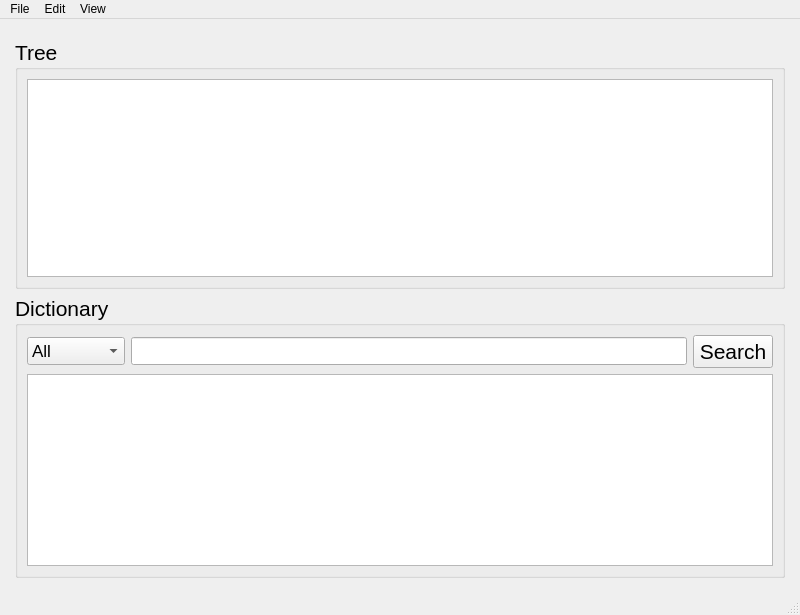
<?xml version="1.0" encoding="UTF-8"?>
<ui version="4.0">
 <class>MainWindow</class>
 <widget class="QMainWindow" name="MainWindow">
  <property name="geometry">
   <rect>
    <x>0</x>
    <y>0</y>
    <width>800</width>
    <height>615</height>
   </rect>
  </property>
  <property name="focusPolicy">
   <enum>Qt::NoFocus</enum>
  </property>
  <property name="windowTitle">
   <string>Aulë</string>
  </property>
  <widget class="QWidget" name="centralwidget">
   <layout class="QGridLayout" name="gridLayout">
    <property name="leftMargin">
     <number>15</number>
    </property>
    <property name="topMargin">
     <number>20</number>
    </property>
    <property name="rightMargin">
     <number>15</number>
    </property>
    <property name="bottomMargin">
     <number>15</number>
    </property>
    <item row="1" column="0">
     <widget class="QGroupBox" name="dictGroup">
      <property name="font">
       <font>
        <pointsize>16</pointsize>
       </font>
      </property>
      <property name="title">
       <string>Dictionary</string>
      </property>
      <layout class="QGridLayout" name="gridLayout_5">
       <item row="0" column="1">
        <widget class="QLineEdit" name="lineEdit">
         <property name="font">
          <font>
           <pointsize>13</pointsize>
          </font>
         </property>
         <property name="focusPolicy">
          <enum>Qt::NoFocus</enum>
         </property>
        </widget>
       </item>
       <item row="0" column="0">
        <widget class="QComboBox" name="comboBox">
         <property name="font">
          <font>
           <pointsize>13</pointsize>
          </font>
         </property>
         <property name="focusPolicy">
          <enum>Qt::NoFocus</enum>
         </property>
         <item>
          <property name="text">
           <string>All</string>
          </property>
         </item>
         <item>
          <property name="text">
           <string>Word</string>
          </property>
         </item>
         <item>
          <property name="text">
           <string>Meaning</string>
          </property>
         </item>
         <item>
          <property name="text">
           <string>Class</string>
          </property>
         </item>
         <item>
          <property name="text">
           <string>Category</string>
          </property>
         </item>
         <item>
          <property name="text">
           <string>Notes</string>
          </property>
         </item>
        </widget>
       </item>
       <item row="0" column="2">
        <widget class="QPushButton" name="pushButton">
         <property name="focusPolicy">
          <enum>Qt::NoFocus</enum>
         </property>
         <property name="text">
          <string>Search</string>
         </property>
        </widget>
       </item>
       <item row="1" column="0" colspan="3">
        <widget class="QTreeView" name="dictionaryView">
         <property name="uniformRowHeights">
          <bool>true</bool>
         </property>
         <attribute name="headerStretchLastSection">
          <bool>true</bool>
         </attribute>
        </widget>
       </item>
      </layout>
     </widget>
    </item>
    <item row="0" column="0">
     <widget class="QGroupBox" name="treeGroup">
      <property name="enabled">
       <bool>true</bool>
      </property>
      <property name="font">
       <font>
        <pointsize>16</pointsize>
       </font>
      </property>
      <property name="title">
       <string>Tree</string>
      </property>
      <layout class="QGridLayout" name="gridLayout_2">
       <item row="0" column="0">
        <widget class="QTreeView" name="treeView">
         <attribute name="headerVisible">
          <bool>false</bool>
         </attribute>
        </widget>
       </item>
      </layout>
     </widget>
    </item>
   </layout>
  </widget>
  <widget class="QMenuBar" name="menubar">
   <property name="geometry">
    <rect>
     <x>0</x>
     <y>0</y>
     <width>800</width>
     <height>22</height>
    </rect>
   </property>
   <widget class="QMenu" name="menuEdit">
    <property name="title">
     <string>Edit</string>
    </property>
    <addaction name="actAdd"/>
    <addaction name="actEdit"/>
    <addaction name="actDelete"/>
    <addaction name="separator"/>
    <addaction name="actUndo"/>
    <addaction name="actRedo"/>
   </widget>
   <widget class="QMenu" name="menuView">
    <property name="title">
     <string>View</string>
    </property>
    <addaction name="goTree"/>
    <addaction name="goDictionary"/>
    <addaction name="goTemplates"/>
   </widget>
   <widget class="QMenu" name="menuFile">
    <property name="title">
     <string>File</string>
    </property>
    <addaction name="actionSave"/>
   </widget>
   <addaction name="menuFile"/>
   <addaction name="menuEdit"/>
   <addaction name="menuView"/>
  </widget>
  <widget class="QStatusBar" name="statusbar"/>
  <action name="Undo">
   <property name="checkable">
    <bool>false</bool>
   </property>
   <property name="enabled">
    <bool>true</bool>
   </property>
   <property name="text">
    <string>hello</string>
   </property>
  </action>
  <action name="actUndo">
   <property name="text">
    <string>Undo</string>
   </property>
   <property name="shortcut">
    <string>Ctrl+Z</string>
   </property>
   <property name="shortcutContext">
    <enum>Qt::ApplicationShortcut</enum>
   </property>
  </action>
  <action name="actRedo">
   <property name="text">
    <string>Redo</string>
   </property>
   <property name="shortcut">
    <string>Ctrl+Shift+Z</string>
   </property>
   <property name="shortcutContext">
    <enum>Qt::ApplicationShortcut</enum>
   </property>
  </action>
  <action name="goTree">
   <property name="text">
    <string>Tree</string>
   </property>
   <property name="shortcut">
    <string>T</string>
   </property>
  </action>
  <action name="goDictionary">
   <property name="text">
    <string>Dictionary</string>
   </property>
   <property name="shortcut">
    <string>D</string>
   </property>
  </action>
  <action name="actionEdit">
   <property name="text">
    <string>Edit</string>
   </property>
  </action>
  <action name="actionAdd">
   <property name="text">
    <string>Add</string>
   </property>
  </action>
  <action name="goTemplates">
   <property name="text">
    <string>Templates</string>
   </property>
   <property name="shortcut">
    <string>R</string>
   </property>
  </action>
  <action name="actAdd">
   <property name="text">
    <string>Add</string>
   </property>
   <property name="shortcut">
    <string>A</string>
   </property>
   <property name="shortcutContext">
    <enum>Qt::ApplicationShortcut</enum>
   </property>
  </action>
  <action name="actEdit">
   <property name="text">
    <string>Edit</string>
   </property>
   <property name="shortcut">
    <string>E</string>
   </property>
   <property name="shortcutContext">
    <enum>Qt::ApplicationShortcut</enum>
   </property>
  </action>
  <action name="actDelete">
   <property name="text">
    <string>Delete</string>
   </property>
   <property name="shortcut">
    <string>Backspace</string>
   </property>
   <property name="shortcutContext">
    <enum>Qt::ApplicationShortcut</enum>
   </property>
  </action>
  <action name="actionSave">
   <property name="text">
    <string>Save</string>
   </property>
   <property name="shortcut">
    <string>Ctrl+S</string>
   </property>
  </action>
 </widget>
 <resources/>
 <connections/>
</ui>
